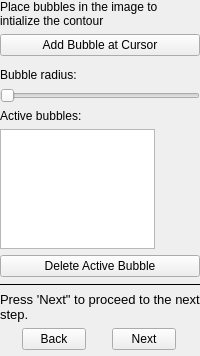
        <widget class="QWidget" name="pgBubbles">
         <layout class="QVBoxLayout" name="verticalLayout_4">
          <property name="leftMargin">
           <number>0</number>
          </property>
          <property name="topMargin">
           <number>0</number>
          </property>
          <property name="rightMargin">
           <number>0</number>
          </property>
          <property name="bottomMargin">
           <number>0</number>
          </property>
          <item>
           <widget class="QLabel" name="label_6">
            <property name="text">
             <string>Place bubbles in the image to intialize the contour</string>
            </property>
            <property name="wordWrap">
             <bool>true</bool>
            </property>
           </widget>
          </item>
          <item>
           <widget class="QPushButton" name="btnAddBubble">
            <property name="sizePolicy">
             <sizepolicy hsizetype="Minimum" vsizetype="Fixed">
              <horstretch>0</horstretch>
              <verstretch>0</verstretch>
             </sizepolicy>
            </property>
            <property name="text">
             <string>Add Bubble at Cursor</string>
            </property>
            <property name="shortcut">
             <string>Return</string>
            </property>
           </widget>
          </item>
          <item>
           <widget class="QWidget" name="widget_6" native="true">
            <layout class="QVBoxLayout" name="verticalLayout_10">
             <property name="spacing">
              <number>0</number>
             </property>
             <property name="leftMargin">
              <number>0</number>
             </property>
             <property name="topMargin">
              <number>0</number>
             </property>
             <property name="rightMargin">
              <number>0</number>
             </property>
             <property name="bottomMargin">
              <number>0</number>
             </property>
            </layout>
           </widget>
          </item>
          <item>
           <widget class="QLabel" name="label_7">
            <property name="text">
             <string>Bubble radius:</string>
            </property>
           </widget>
          </item>
          <item>
           <widget class="QDoubleSliderWithEditor" name="inBubbleRadius">
            <property name="sizePolicy">
             <sizepolicy hsizetype="Expanding" vsizetype="Fixed">
              <horstretch>0</horstretch>
              <verstretch>0</verstretch>
             </sizepolicy>
            </property>
            <property name="orientation">
             <enum>Qt::Horizontal</enum>
            </property>
           </widget>
          </item>
          <item>
           <widget class="QLabel" name="label_8">
            <property name="text">
             <string>Active bubbles:</string>
            </property>
           </widget>
          </item>
          <item>
           <widget class="QTableView" name="tableBubbleList">
            <property name="sizePolicy">
             <sizepolicy hsizetype="Fixed" vsizetype="Fixed">
              <horstretch>0</horstretch>
              <verstretch>0</verstretch>
             </sizepolicy>
            </property>
            <property name="maximumSize">
             <size>
              <width>155</width>
              <height>120</height>
             </size>
            </property>
            <property name="font">
             <font>
              <pointsize>-1</pointsize>
             </font>
            </property>
            <property name="styleSheet">
             <string notr="true">font-size: 10px;
</string>
            </property>
            <property name="selectionMode">
             <enum>QAbstractItemView::SingleSelection</enum>
            </property>
            <property name="selectionBehavior">
             <enum>QAbstractItemView::SelectRows</enum>
            </property>
            <property name="showGrid">
             <bool>true</bool>
            </property>
            <attribute name="horizontalHeaderDefaultSectionSize">
             <number>32</number>
            </attribute>
            <attribute name="horizontalHeaderMinimumSectionSize">
             <number>32</number>
            </attribute>
            <attribute name="horizontalHeaderShowSortIndicator" stdset="0">
             <bool>false</bool>
            </attribute>
            <attribute name="horizontalHeaderStretchLastSection">
             <bool>true</bool>
            </attribute>
            <attribute name="verticalHeaderVisible">
             <bool>false</bool>
            </attribute>
            <attribute name="verticalHeaderCascadingSectionResizes">
             <bool>true</bool>
            </attribute>
            <attribute name="verticalHeaderDefaultSectionSize">
             <number>18</number>
            </attribute>
            <attribute name="verticalHeaderMinimumSectionSize">
             <number>18</number>
            </attribute>
           </widget>
          </item>
          <item>
           <widget class="QPushButton" name="btnRemoveBubble">
            <property name="sizePolicy">
             <sizepolicy hsizetype="Minimum" vsizetype="Fixed">
              <horstretch>0</horstretch>
              <verstretch>0</verstretch>
             </sizepolicy>
            </property>
            <property name="text">
             <string>Delete Active Bubble</string>
            </property>
            <property name="shortcut">
             <string>Backspace</string>
            </property>
           </widget>
          </item>
          <item>
           <widget class="Line" name="line_3">
            <property name="frameShadow">
             <enum>QFrame::Plain</enum>
            </property>
            <property name="orientation">
             <enum>Qt::Horizontal</enum>
            </property>
           </widget>
          </item>
          <item>
           <widget class="QLabel" name="label_16">
            <property name="text">
             <string>&lt;!DOCTYPE HTML PUBLIC &quot;-//W3C//DTD HTML 4.0//EN&quot; &quot;http://www.w3.org/TR/REC-html40/strict.dtd&quot;&gt;
&lt;html&gt;&lt;head&gt;&lt;meta name=&quot;qrichtext&quot; content=&quot;1&quot; /&gt;&lt;style type=&quot;text/css&quot;&gt;
p, li { white-space: pre-wrap; }
&lt;/style&gt;&lt;/head&gt;&lt;body style=&quot; font-family:'.Lucida Grande UI'; font-size:12px; font-weight:400; font-style:normal;&quot;&gt;
&lt;p style=&quot; margin-top:0px; margin-bottom:0px; margin-left:0px; margin-right:0px; -qt-block-indent:0; text-indent:0px;&quot;&gt;&lt;span style=&quot; font-family:'Lucida Grande'; font-size:13px;&quot;&gt;Press 'Next&amp;quot; to proceed to the next step.&lt;/span&gt;&lt;/p&gt;&lt;/body&gt;&lt;/html&gt;</string>
            </property>
            <property name="wordWrap">
             <bool>true</bool>
            </property>
           </widget>
          </item>
          <item>
           <widget class="QWidget" name="widget_13" native="true">
            <layout class="QHBoxLayout" name="horizontalLayout_15">
             <property name="spacing">
              <number>4</number>
             </property>
             <property name="leftMargin">
              <number>0</number>
             </property>
             <property name="topMargin">
              <number>0</number>
             </property>
             <property name="rightMargin">
              <number>0</number>
             </property>
             <property name="bottomMargin">
              <number>0</number>
             </property>
             <item>
              <widget class="QPushButton" name="btnBubbleBack">
               <property name="sizePolicy">
                <sizepolicy hsizetype="Maximum" vsizetype="Fixed">
                 <horstretch>0</horstretch>
                 <verstretch>0</verstretch>
                </sizepolicy>
               </property>
               <property name="maximumSize">
                <size>
                 <width>64</width>
                 <height>16777215</height>
                </size>
               </property>
               <property name="text">
                <string>Back</string>
               </property>
              </widget>
             </item>
             <item>
              <widget class="QPushButton" name="btnBubbleNext">
               <property name="sizePolicy">
                <sizepolicy hsizetype="Maximum" vsizetype="Fixed">
                 <horstretch>0</horstretch>
                 <verstretch>0</verstretch>
                </sizepolicy>
               </property>
               <property name="maximumSize">
                <size>
                 <width>64</width>
                 <height>16777215</height>
                </size>
               </property>
               <property name="text">
                <string>Next</string>
               </property>
              </widget>
             </item>
            </layout>
           </widget>
          </item>
          <item>
           <spacer name="verticalSpacer_5">
            <property name="orientation">
             <enum>Qt::Vertical</enum>
            </property>
            <property name="sizeHint" stdset="0">
             <size>
              <width>20</width>
              <height>0</height>
             </size>
            </property>
           </spacer>
          </item>
          <item>
           <widget class="QWidget" name="widget_11" native="true">
            <layout class="QHBoxLayout" name="horizontalLayout_8">
             <property name="spacing">
              <number>12</number>
             </property>
             <property name="leftMargin">
              <number>0</number>
             </property>
             <property name="topMargin">
              <number>0</number>
             </property>
             <property name="rightMargin">
              <number>0</number>
             </property>
             <property name="bottomMargin">
              <number>0</number>
             </property>
            </layout>
           </widget>
          </item>
         </layout>
        </widget>
